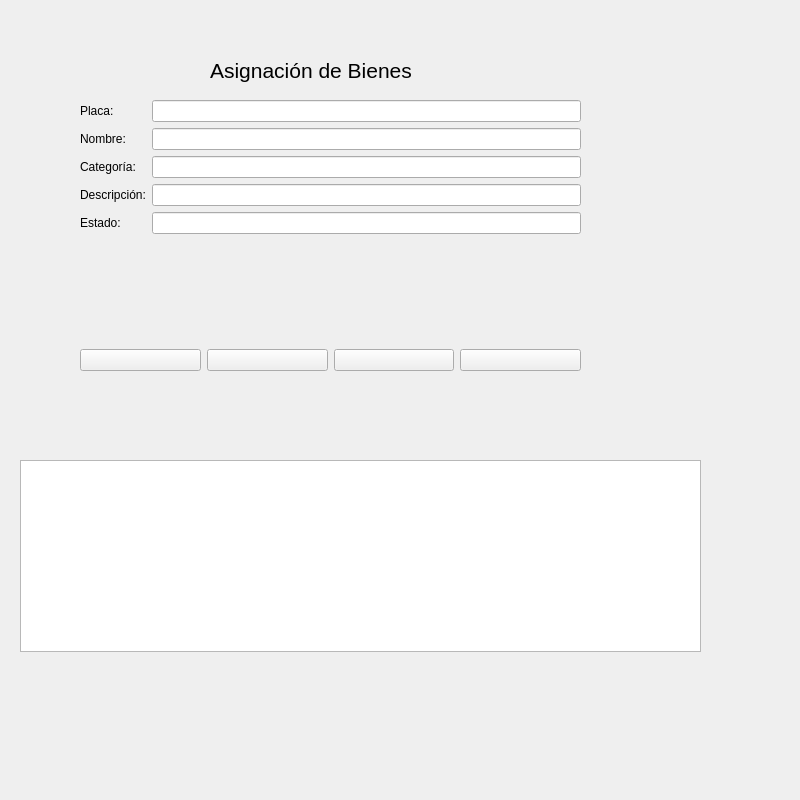
<?xml version="1.0" encoding="UTF-8"?>
<ui version="4.0">
 <class>AsignacionBienes</class>
 <widget class="QWidget" name="AsignacionBienes">
  <property name="geometry">
   <rect>
    <x>0</x>
    <y>0</y>
    <width>800</width>
    <height>800</height>
   </rect>
  </property>
  <property name="minimumSize">
   <size>
    <width>800</width>
    <height>800</height>
   </size>
  </property>
  <property name="windowTitle">
   <string>Asignación de Bienes</string>
  </property>
  <property name="windowIcon">
   <iconset>
    <normaloff>recursos/trespatitos.jpg</normaloff>recursos/trespatitos.jpg</iconset>
  </property>
  <widget class="QLabel" name="lblTitulo">
   <property name="geometry">
    <rect>
     <x>210</x>
     <y>20</y>
     <width>261</width>
     <height>101</height>
    </rect>
   </property>
   <property name="font">
    <font>
     <pointsize>16</pointsize>
    </font>
   </property>
   <property name="text">
    <string>Asignación de Bienes</string>
   </property>
  </widget>
  <widget class="QWidget" name="formLayoutWidget">
   <property name="geometry">
    <rect>
     <x>80</x>
     <y>100</y>
     <width>501</width>
     <height>191</height>
    </rect>
   </property>
   <layout class="QFormLayout" name="formLayout">
    <item row="0" column="0">
     <widget class="QLabel" name="lblPlaca">
      <property name="text">
       <string>Placa:</string>
      </property>
     </widget>
    </item>
    <item row="1" column="0">
     <widget class="QLabel" name="lblNombre">
      <property name="text">
       <string>Nombre:</string>
      </property>
     </widget>
    </item>
    <item row="2" column="0">
     <widget class="QLabel" name="lblCategoria">
      <property name="text">
       <string>Categoría:</string>
      </property>
     </widget>
    </item>
    <item row="3" column="0">
     <widget class="QLabel" name="lblDescripcion">
      <property name="text">
       <string>Descripción:</string>
      </property>
     </widget>
    </item>
    <item row="4" column="0">
     <widget class="QLabel" name="lblEstado">
      <property name="text">
       <string>Estado:</string>
      </property>
     </widget>
    </item>
    <item row="0" column="1">
     <widget class="QLineEdit" name="txtPlaca"/>
    </item>
    <item row="1" column="1">
     <widget class="QLineEdit" name="txtNombre"/>
    </item>
    <item row="2" column="1">
     <widget class="QLineEdit" name="txtCategoria"/>
    </item>
    <item row="3" column="1">
     <widget class="QLineEdit" name="txtDescripcion"/>
    </item>
    <item row="4" column="1">
     <widget class="QLineEdit" name="txtEstado"/>
    </item>
   </layout>
  </widget>
  <widget class="QWidget" name="horizontalLayoutWidget">
   <property name="geometry">
    <rect>
     <x>80</x>
     <y>320</y>
     <width>501</width>
     <height>80</height>
    </rect>
   </property>
   <layout class="QHBoxLayout" name="horizontalLayout">
    <item>
     <widget class="QPushButton" name="btnGuardar">
      <property name="text">
       <string/>
      </property>
      <property name="icon">
       <iconset>
        <normaloff>recursos/save.jpeg</normaloff>recursos/save.jpeg</iconset>
      </property>
     </widget>
    </item>
    <item>
     <widget class="QPushButton" name="btnModificar">
      <property name="text">
       <string/>
      </property>
      <property name="icon">
       <iconset>
        <normaloff>recursos/editar.jpg</normaloff>recursos/editar.jpg</iconset>
      </property>
     </widget>
    </item>
    <item>
     <widget class="QPushButton" name="btnEliminar">
      <property name="text">
       <string/>
      </property>
      <property name="icon">
       <iconset>
        <normaloff>recursos/delete.webp</normaloff>recursos/delete.webp</iconset>
      </property>
     </widget>
    </item>
    <item>
     <widget class="QPushButton" name="btnCancelar">
      <property name="text">
       <string/>
      </property>
      <property name="icon">
       <iconset>
        <normaloff>recursos/salir.jpg</normaloff>recursos/salir.jpg</iconset>
      </property>
     </widget>
    </item>
   </layout>
  </widget>
  <widget class="QTableWidget" name="tableWidget">
   <property name="geometry">
    <rect>
     <x>20</x>
     <y>460</y>
     <width>681</width>
     <height>192</height>
    </rect>
   </property>
  </widget>
  <widget class="QLabel" name="lblImagen">
   <property name="geometry">
    <rect>
     <x>644</x>
     <y>85</y>
     <width>81</width>
     <height>111</height>
    </rect>
   </property>
   <property name="text">
    <string/>
   </property>
   <property name="pixmap">
    <pixmap>recursos/bienes.jpg</pixmap>
   </property>
   <property name="scaledContents">
    <bool>true</bool>
   </property>
  </widget>
 </widget>
 <resources/>
 <connections/>
</ui>
